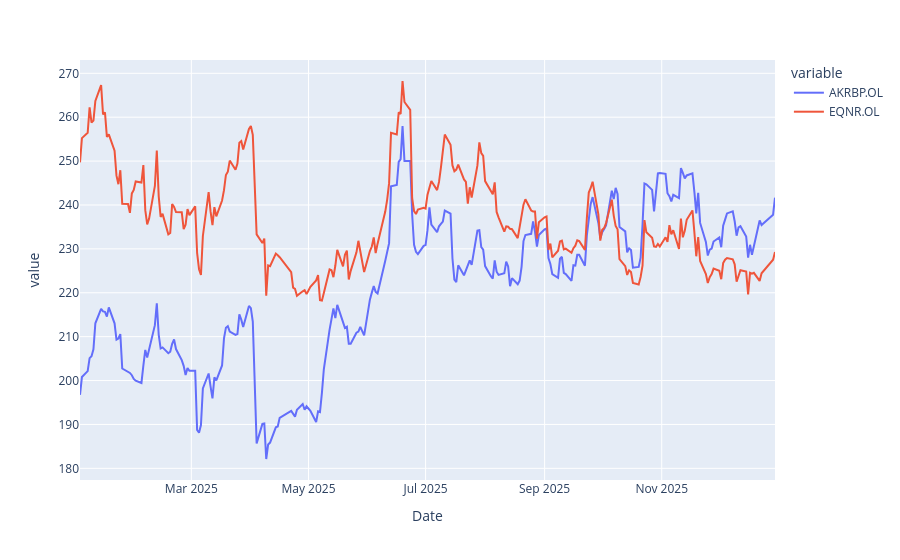

The notebook cell saved with this chart:
### Code cell
import yfinance as yf
import pandas as pd
import numpy as np
import matplotlib.pyplot as plt
import plotly.express as px

tickers = yf.Tickers('EQNR.OL AKRBP.OL VAR.OL SUBC.OL TGS.OL DOFG.OL DNB.OL STB.OL GJF.OL PROT.OL SB1NO.OL MING.OL KOG.OL TOM.OL VEI.OL AFG.OL AUTO.OL WAWI.OL MOWI.OL SALM.OL LSG.OL AUSS.OL ORK.OL EPR.OL NHY.OL YAR.OL BRG.OL ELK.OL VOW.OL NOD.OL TEL.OL VEND.OL ATEA.OL SCATC.OL')
df_close = pd.DataFrame()
for ticker in tickers.tickers.keys():
    df_close[f'{ticker}'] = tickers.tickers[f'{ticker}'].history(start='2025-01-01', end='2025-12-31')['Close']
px.line(df_close[['AKRBP.OL', 'EQNR.OL']])

### Figure 1 — Plotly figure (JSON) as saved in the notebook; plotly's stock layout.template omitted (floating-point values rounded to 4 significant figures; data arrays with more than 128 entries replaced by an {"elided": "..."} marker saying what was removed)
{"data": [{"hovertemplate": "variable=AKRBP.OL<br>Date=%{x}<br>value=%{y}<extra></extra>", "legendgroup": "AKRBP.OL", "line": {"color": "#636efa", "dash": "solid"}, "marker": {"symbol": "circle"}, "mode": "lines", "name": "AKRBP.OL", "orientation": "v", "showlegend": true, "type": "scatter", "x": {"elided": "250 str values"}, "xaxis": "x", "y": {"elided": "250 float values"}, "yaxis": "y"}, {"hovertemplate": "variable=EQNR.OL<br>Date=%{x}<br>value=%{y}<extra></extra>", "legendgroup": "EQNR.OL", "line": {"color": "#EF553B", "dash": "solid"}, "marker": {"symbol": "circle"}, "mode": "lines", "name": "EQNR.OL", "orientation": "v", "showlegend": true, "type": "scatter", "x": {"elided": "250 str values"}, "xaxis": "x", "y": {"elided": "250 float values"}, "yaxis": "y"}], "layout": {"legend": {"title": {"text": "variable"}, "tracegroupgap": 0}, "margin": {"t": 60}, "xaxis": {"anchor": "y", "domain": [0, 1], "title": {"text": "Date"}}, "yaxis": {"anchor": "x", "domain": [0, 1], "title": {"text": "value"}}}}
